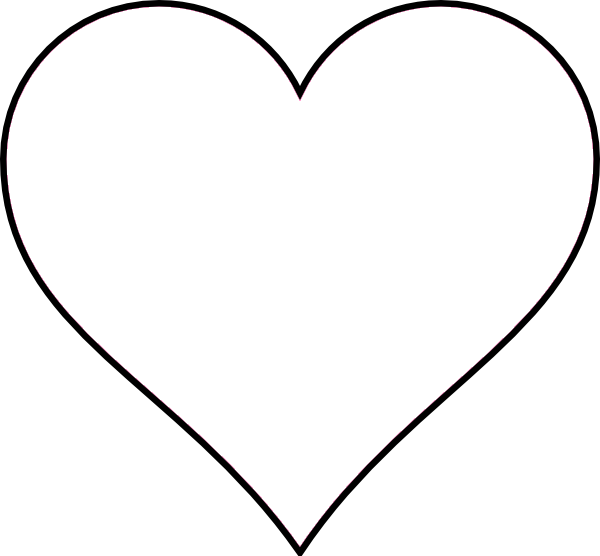
#> input picture heart.png, 600 x 556 px, found by its file name
$ python heart.py
#> lines starting #> are read from the running program, lines starting #| are printed output that depends on the picture
import cv2
import turtle
import os


def findnearpixel(s, pixels, visited):
    visited[s]=True
    x0=pixels[s][0]
    y0=pixels[s][1]
    mindist=10000000
    result=s
    for p in range(len(pixels)):
        x1 = pixels[p][0]
        y1 = pixels[p][1]
        dist=(x0-x1)**2+(y0-y1)**2
        if (visited[p]==False and dist < mindist):
            mindist=dist
            result=p
    return result

def getx(x,w):
    return x-(w//2)

def gety(y,h):
    return -(y-(h//2))

# 정렬
def sortpixels(pixels):
    visited=[False]*len(pixels)
    result=[]

    s=0
    result.append([pixels[0][0],pixels[0][1]])
    for i in range(len(pixels)-1):
        print(i)
        near = findnearpixel(s, pixels, visited)
        result.append([pixels[near][0], pixels[near][1]])
        s=near
    return result


def draw(maskfile,colorfile):
#> called with maskfile = 'heart.PNG', colorfile = 'flower.JPG'
    mask = cv2.imread(maskfile)
#> mask is the input picture: shape (556, 600, 3); mean B, G, R 245.7, 245.5, 245.8
    image = cv2.imread(colorfile)
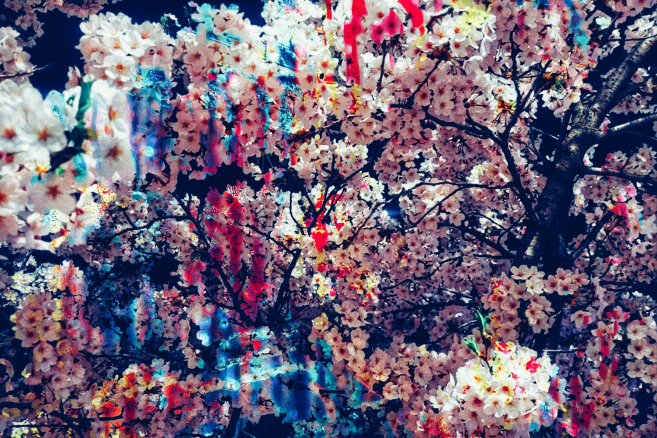
#> input picture flower.jpg, 1314 x 876 px, found by its file name (shown at 1/2 size)
#> image is the input picture: shape (876, 1314, 3); mean B, G, R 119.5, 98.1, 109.9

    cv2.imshow('mask', mask)
    cv2.imshow('image', image)
    h,w,_= mask.shape
#> h = 556; w = 600
    print(h,w)
#| 556 600


    #그림의 점을 탐색
    pixels=[]
    for y in range(0,h,4):
        for x in range(0,w,4):
            if(mask[y,x][0]!=255):
    #            print(y,x,img[y,x])
                pixels.append([y,x])

    turtle.shape("square")
#> (this line was passed over: turtle is not available in this run)
    turtle.colormode(255)
#> (this line was passed over: turtle is not available in this run)
    result=sortpixels(pixels)

    turtle.penup()
#> (this line was passed over: turtle is not available in this run)

    for p in result:
        turtle.goto(getx(p[1],w),gety(p[0],h))
        c=tuple(image[p[0], p[1]])
        turtle.color(c[2], c[1], c[0])
        turtle.stamp()


os.chdir(r"C://Users/user/Desktop")
draw(r"heart.PNG","flower.JPG")
#> (the call stopped at in draw, `turtle.goto(getx(p[1],w),gety(p[0],h))`: turtle is not available in this run)
draw(r"heart1.PNG","C://Users/user/Desktop/microworld.JPG")
#> call 2 of draw, with maskfile = 'heart1.PNG', colorfile = 'C://Users/user/Desktop/microworld.JPG'
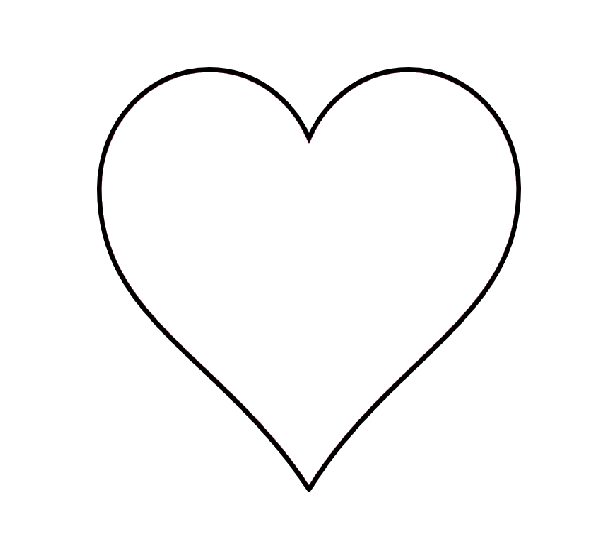
#> input picture heart1.png, 600 x 556 px, found by its file name
#> in draw, mask is the input picture: shape (556, 600, 3); mean B, G, R 250, 249.9, 250.1
#| 556 600
#> (the run stopped early here; a loop or call above may not have finished)
